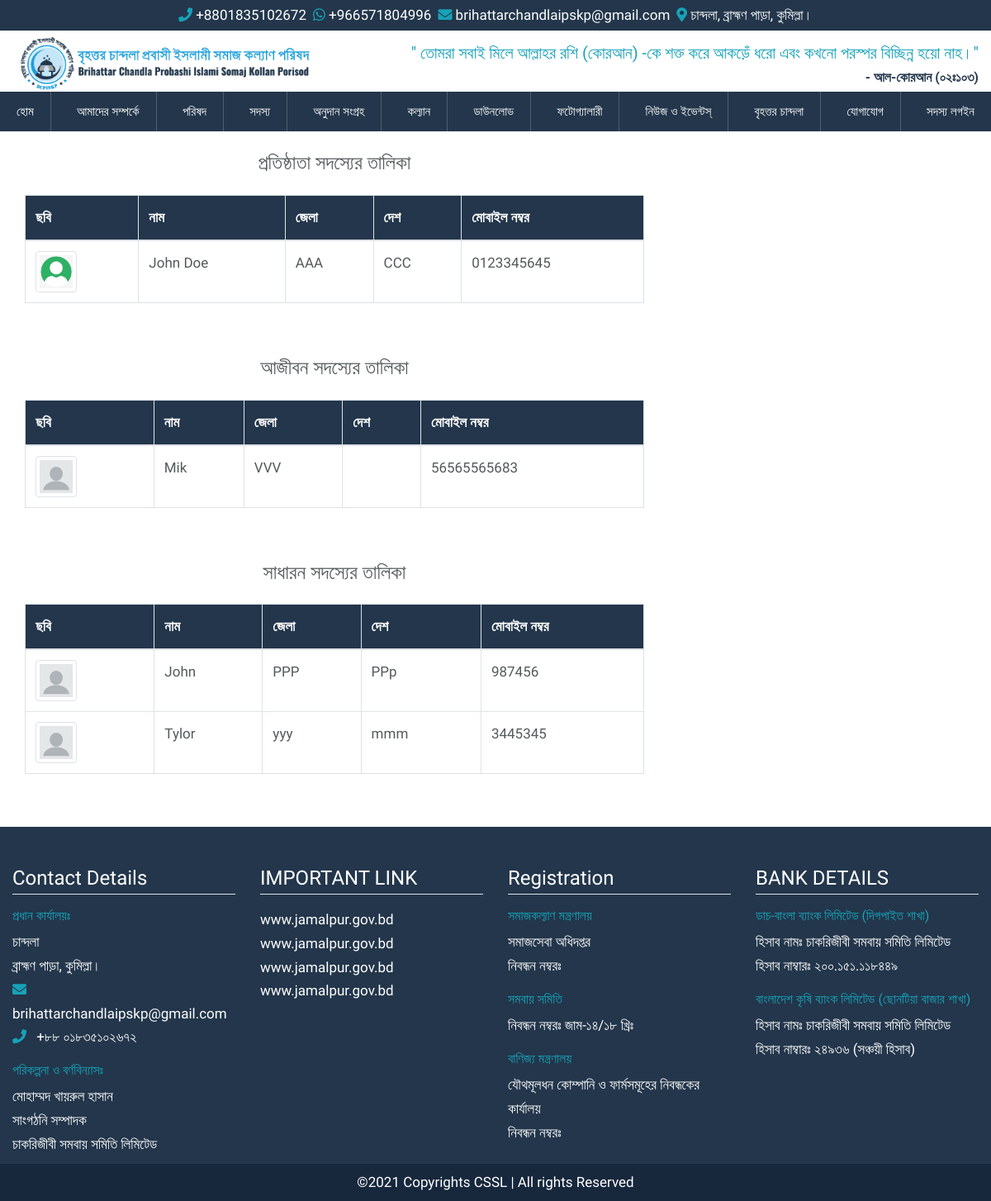
/member-list, run on the app's committed database.
### src/models.py (models this page shows, shortened)
class Member(models.Model):
    user = models.OneToOneField(User, on_delete=models.CASCADE, related_name="member")
    full_name = models.CharField(max_length=255)
    father_name = models.CharField(max_length=255)
    mother_name = models.CharField(max_length=255)
    zilla = models.CharField(max_length=63)
    upazilla = models.CharField(max_length=63)
    country = models.CharField(max_length=127)
    image = models.ImageField(upload_to="member/images")
    phone = models.CharField(max_length=32)
    passport = models.CharField(max_length=63)
    date_of_birth = models.DateField()
    image = models.ImageField(upload_to="img/members")
    member_type = models.CharField(choices=choice, max_length=24)
    fb_link = models.URLField(blank=True, default="")
    whatsapp_number = models.CharField(max_length=32, blank=True, default="")
    is_agreed = models.BooleanField(default=False)
    is_approved = models.BooleanField(default=False)
    class Meta:
        verbose_name = ""
        verbose_name_plural = "Members"

### src/views.py (the view)
# urls.py: path("member-list", member_list, name="member_list"),
def member_list(request):
    members = Member.objects.filter(
        member_type__in=["f", "l", "g"], is_approved=True
    ).order_by("-id")
    context = {
        "founding_members": members.filter(member_type="f"),
        "lifetime_members": members.filter(member_type="l"),
        "general_members": members.filter(member_type="g"),
    }
    return render(request, "pages/member/member_list.html", context)

### src/context_processors.py (called while the page is built)
def get_notice(request):
    notices = Notice.objects.filter(is_active=True).order_by("-id")
    return {"notices": notices}

### templates/pages/member/member_list.html (shortened to what this page needs)
{% extends 'base.html' %}
{% load static %}
{% block content %}
<div class="container-fluid">
    <div class="row">
        <div class="col-8">
            <div class="row">
                <div class="col-12">
                    <h4 class="text-center mb-4">প্রতিষ্ঠাতা সদস্যের তালিকা</h4>
                    {% include "snippets/member_list.html"  with members=founding_members %}
                </div>
                <div class="col-12 mt-5">
                    <h4 class="text-center mb-4">আজীবন সদস্যের তালিকা</h4>
                    {% include "snippets/member_list.html"  with members=lifetime_members %}
                </div>
                <div class="col-12 mt-5">
                    <h4 class="text-center mb-4">সাধারন সদস্যের তালিকা</h4>
                    {% include "snippets/member_list.html"  with members=general_members %}
                </div>
            </div>
        </div>
        <div class="col-4"></div>
    </div>
</div>
{% endblock content %}

### templates/snippets/member_list.html (shortened to what this page needs)
{% load static %}
<div class="table-responsive">
    <table class="table table-bordered">
        <thead class="bg-blue">
            <tr>
                <th>ছবি</th>
                <th>নাম</th>
                <th>জেলা</th>
                <th>দেশ</th>
                <th>মোবাইল নম্বর</th>
            </tr>
        </thead>
        <tbody>
            {% for member in members %}
            <tr>
                <td>
                    <img class="img-thumbnail member-list-imge"
                        src="{% if member.image %} {{member.image.url}} {%else%} {% static 'img/default_member.png' %} {% endif %}"
                        alt="{{member.name}}">
                </td>
                <td>{{ member.full_name }}</td>
                <td>{{ member.zilla }}</td>
                <td>{{ member.country }}</td>
                <td>{{ member.phone }}</td>
            </tr>
            {% endfor %}
        </tbody>
    </table>
</div>

### static/css/style_backup.css (style rules this page uses)
body { margin: 0; padding: 0; font-family: 'Baloo Da 2', cursive; font-size: 17px; line-height: 1.8rem; color: #545959; }

### static/css/main.css (style rules this page uses)
:root { --mainColor: #23364B; --darkBlue: #17283d; }
.bg-blue { color: #fff; background-color: var(--mainColor); }
.member-list-imge { width: 50px; }

### data on the page
Member: image (placeholder picture), full_name "John Doe", zilla "AAA", country "CCC", phone "0123345645"
Member: full_name "Mik", zilla "VVV", phone "56565565683"
Member: image (placeholder picture), full_name "John", zilla "PPP", country "PPp", phone "987456"
Member: full_name "Tylor", zilla "yyy", country "mmm", phone "3445345"
